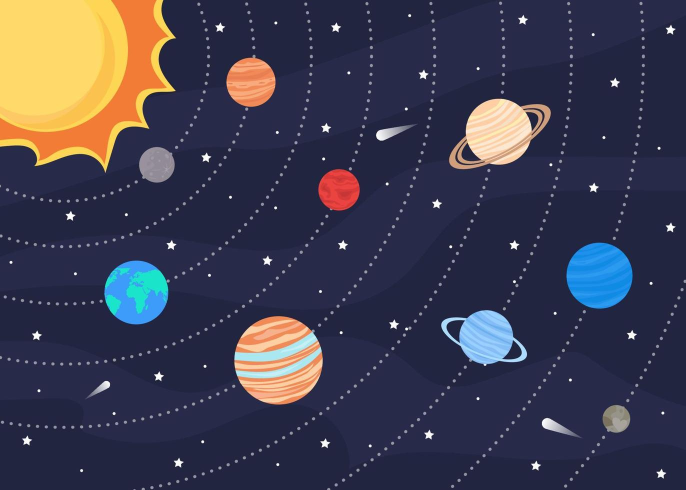
#> input picture sistema solar.jpg, 1372 x 980 px (shown at 1/2 size)
$ python planetsName.py
#> lines starting #> are read from the running program, lines starting #| are printed output that depends on the picture; after the words box and inside, x2 and y2 are one past the last pixel; in counts of white or black regions, pixels touching at a corner belong together
import cv2

img = cv2.imread('sistema solar.jpg')
#> img is the input picture: shape (980, 1372, 3); mean B, G, R 79, 61.3, 62.7

mercurio = "Mercurio"
venus = "Venus"
terra = "Terra"
marte = "Marte"
jupiter = "Jupiter"
saturno = "Saturno"
urano = "Urano"
netuno = "Netuno"

cv2.putText(img, mercurio, (340,300), fontFace = cv2.FONT_HERSHEY_COMPLEX_SMALL, fontScale = 0.6, color = (192,192,192))
#> img: shape (980, 1372, 3); 0.01% of pixels changed, all inside (x1, y1, x2, y2) = (341, 292, 405, 301)
cv2.putText(img, venus, (540,110), fontFace = cv2.FONT_HERSHEY_COMPLEX_SMALL, fontScale = 0.6, color = (70,130,180))
#> img: shape (980, 1372, 3); mean B, G, R 79, 61.3, 62.7
cv2.putText(img, terra, (320,530), fontFace = cv2.FONT_HERSHEY_COMPLEX_SMALL, fontScale = 0.6, color = (160,82,45))
#> img: shape (980, 1372, 3); mean B, G, R 79, 61.3, 62.7
cv2.putText(img, marte, (720,350), fontFace = cv2.FONT_HERSHEY_COMPLEX_SMALL, fontScale = 0.6, color = (0,0,128))
#> img: shape (980, 1372, 3); mean B, G, R 79, 61.3, 62.7
cv2.putText(img, jupiter, (620,650), fontFace = cv2.FONT_HERSHEY_COMPLEX_SMALL, fontScale = 0.6, color = (0,69,255))
#> img: shape (980, 1372, 3); mean B, G, R 79, 61.3, 62.7
cv2.putText(img, saturno, (1100,250), fontFace = cv2.FONT_HERSHEY_COMPLEX_SMALL, fontScale = 0.6, color = (122,160,255))
#> img: shape (980, 1372, 3); mean B, G, R 79, 61.4, 62.8
cv2.putText(img, saturno, (1020,650), fontFace = cv2.FONT_HERSHEY_COMPLEX_SMALL, fontScale = 0.6, color = (255,160,122))
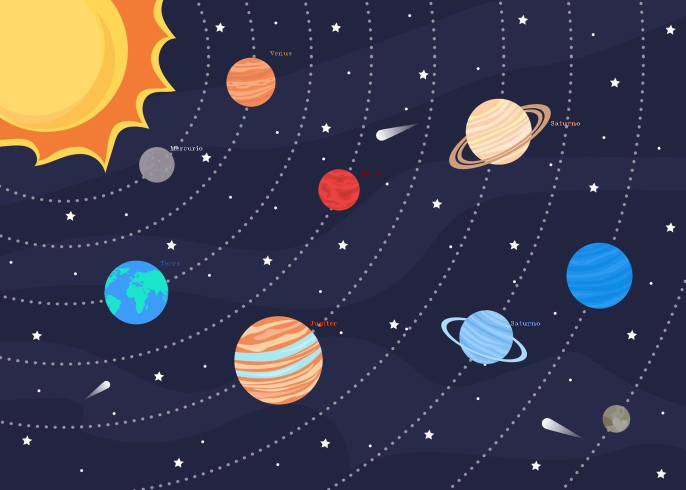
#> img: shape (980, 1372, 3) (shown at 1/2 size); mean B, G, R 79, 61.4, 62.8
cv2.putText(img, netuno, (1270,550), fontFace = cv2.FONT_HERSHEY_COMPLEX_SMALL, fontScale = 0.6, color = (255,69,0))
#> img: shape (980, 1372, 3); 0.01% of pixels changed, all inside (x1, y1, x2, y2) = (1271, 542, 1321, 551)

cv2.imshow("sistema solar", img)

cv2.waitKey(0)
